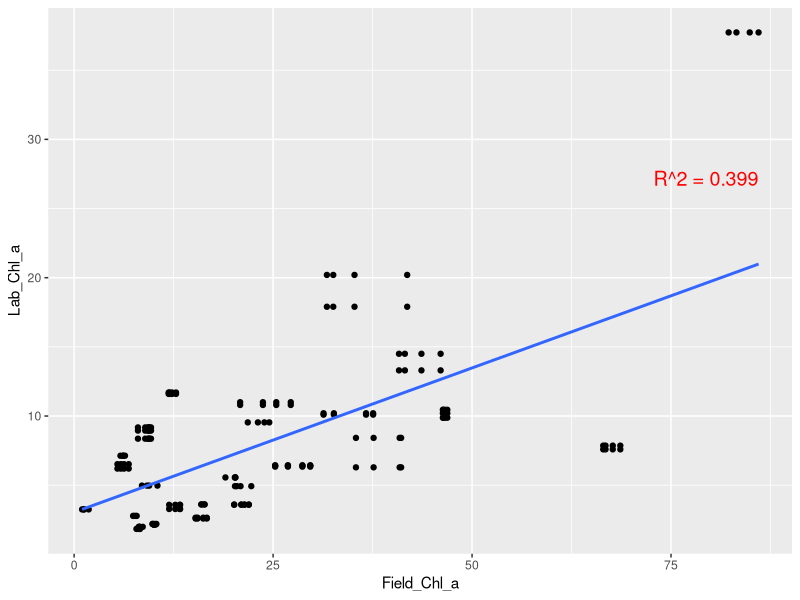

The R script that drew this image: (Note: this script raises an error after producing the figure.)
## ---- chunk 1
#| warning: false
#| echo: false

library(tidyverse)
library(knitr)
library(kableExtra)


Observations<- read_csv("Chla-Observations.csv")

kable(Observations)
## ---- chunk 2
#| warning: false
#| echo: false
library(tidyverse)
library(readr)

Observations<- read_csv("Chla-Observations.csv")

lm_model<-lm(Lab_Chl_a~Field_Chl_a,data=Observations)
r_squared<-summary(lm_model)$r.squared 
r_squared_label <- paste("R^2 =", round(r_squared, 3))

ggplot(
  data=Observations,
  mapping=aes(x=Field_Chl_a, y=Lab_Chl_a)
)+
  geom_point()+
  geom_smooth(method="lm",formula=y~x,se=FALSE)+
  annotate("text", x = max(Observations$Field_Chl_a, na.rm = TRUE), y = max(Observations$Lab_Chl_a, na.rm = TRUE) - 10, label=r_squared_label, hjust = 1, vjust = 1, size = 5, color = "red")
  

## ---- chunk 3
#| warning: false
#| echo: false
library(tidyverse)
library(readr)

DepthSR64<-read_csv("DepthSR64.csv")
DepthKFR<-read_csv("DepthKFR.csv")
DepthMC<-read_csv("DepthMC.csv")

lm_model<-lm(error~Depth_m,data=DepthKFR)
ggplot(
  data=DepthKFR,
  mapping=aes(x=Depth_m, y=error)
)+
  geom_point()


lm_model<-lm(error~Depth_m,data=DepthSR64)
ggplot(
  data=DepthSR64,
  mapping=aes(x=Depth_m, y=error)
)+
  geom_point()


lm_model<-lm(error~Depth_m,data=DepthMC)
ggplot(
  data=DepthMC,
  mapping=aes(x=Depth_m, y=error)
)+
  geom_point()


## ---- chunk 4
#| warning: false
#| echo: false

library(ggplot2)
history<-read.csv("history.csv")

sd_value<-sd(history$Result)
results_df <- data.frame(
  Standard_Deviation = sd_value,
  Higher_End_CI = mean(history$Result) + 2 * sd_value
)

print(results_df)
## ---- chunk 5
#| warning: false
#| echo: false

library(tidyverse)
library(ggplot2)

Observations<- read_csv("Chla-Observations.csv")
Observations <- Observations %>% mutate(algal_category = ifelse(Field_Chl_a >= 37.5, "algal", "non"))
Observations <- Observations %>% mutate(depth_category = ifelse(Depth >= 0.45, "Deep", "Shallow"))
Obs_filtered1 <- Observations %>% filter(depth_category == "Deep",algal_category == "non")

lm_model<-lm(Lab_Chl_a~Field_Chl_a,data=Obs_filtered1)
r_squared<-summary(lm_model)$r.squared 
r_squared_label <- paste("R^2 =", round(r_squared, 3))

ggplot(
  data=Obs_filtered1,
  mapping=aes(x=Field_Chl_a, y=Lab_Chl_a)
)+
  geom_point()+
  geom_smooth(method="lm",formula=y~x,se=FALSE)+
  annotate("text", x = max(Obs_filtered1$Field_Chl_a, na.rm = TRUE), y = max(Obs_filtered1$Lab_Chl_a, na.rm = TRUE) - 10, label=r_squared_label, hjust = 1, vjust = 1, size = 5, color = "red")
